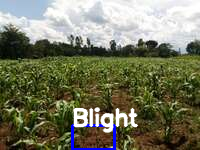
#> input picture images/bad/1734024085261.png, 200 x 150 px, found by its file name; its folder holds only this picture in this run
$ jupyter execute --allow-errors cluster.ipynb
#> lines starting #> are read from the running program, lines starting #| are printed output that depends on the picture
[cell 1]
import os
import cv2
import numpy as np
import matplotlib.pyplot as plt
from sklearn.cluster import KMeans
from sklearn.decomposition import PCA
from sklearn.preprocessing import StandardScaler

[cell 2]
def load_images_from_subfolders(folder_path):
    images = []
    labels = []
    crop_types = os.listdir(folder_path)

    for crop_type in crop_types:
        crop_folder = os.path.join(folder_path, crop_type)
        if os.path.isdir(crop_folder):
            for filename in os.listdir(crop_folder):
                img_path = os.path.join(crop_folder, filename)
                img = cv2.imread(img_path)
#> img is the input picture: shape (150, 200, 3); mean B, G, R 95.8, 118.8, 117.4
                if img is not None:
                    img = cv2.resize(img, (256, 256))
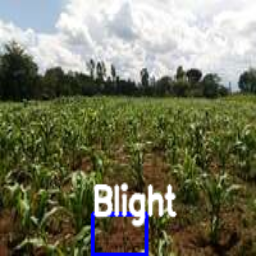
#> img: shape (256, 256, 3); mean B, G, R 95.7, 118.7, 117.2
                    images.append(img)
                    labels.append(crop_type)
                else:
                    print (img_path)
#> pass 2 of the loop in load_images_from_subfolders, `for crop_type in crop_types:`:
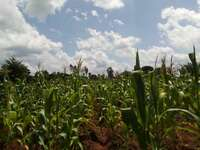
#> input picture images/good/1734024079589.png, 200 x 150 px, found by its file name
#> in load_images_from_subfolders, img is the input picture: shape (150, 200, 3); mean B, G, R 100.8, 116.2, 111.9
#> in load_images_from_subfolders, `img = cv2.resize(img, (256, 256))`:
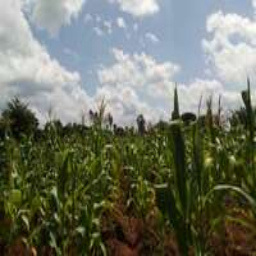
#> img: shape (256, 256, 3); mean B, G, R 100.7, 116.1, 111.8
    print(f"Loaded {len(images)} images from {len(crop_types) - 1} crop types.")
#| Loaded 2 images from 1 crop types.
    return images, labels


# [10 lines left out: function extract_features, not called in this run]

# Principle Component Analysis amongus
# Maximizes variance while minimizing features/axis
# by construcing a covariance matrix of features
# then finding the eigenvalue, the variance of the new axises / principle component
# and the eigenvector which is the direction of the new axises
# top 50 components are now axises
# project og data onto axises
# Try consolidating data instead??
# Look into adjacency-relevant histogram specific methods
def apply_pca(features, n_components=50):
    pca = PCA(n_components=n_components)
    reduced_features = pca.fit_transform(features)
    print(f"Reduced features to {n_components} dimensions.")
    return reduced_features


# [28 lines left out: functions cluster_images, plot_clusters, not called in this run]

[cell 3]
# [23 lines left out: function plot_histogram, not called in this run]

[cell 4]
def chunk_histogram(hist, chunk_size=2):
    # Reshape histogram into 8x8x8
    reshaped_hist = hist.reshape(20, 20, 20)

    # Initialize chunked histogram
    chunked_hist = np.zeros((int(20/chunk_size), int(20/chunk_size), int(20/chunk_size)))

    # Chunk by averaging adjacent bins in 2x2x2 blocks
    for i in range(0, 20, chunk_size):
        for j in range(0, 20, chunk_size):
            for k in range(0, 20, chunk_size):
                chunk = reshaped_hist[i:i+chunk_size, j:j+chunk_size, k:k+chunk_size]
                chunked_hist[i//chunk_size, j//chunk_size, k//chunk_size] = np.mean(chunk)

    return chunked_hist.flatten() # Flatten back to a 1D vector

# Feature extraction with bin chunking
def extract_features(images, chunk_size=2, isShow=False):
    features = []
    i = 0
    for img in images:
        hist = cv2.calcHist([img], [0, 1, 2], None, [20, 20, 20], [0, 256, 0, 256, 0, 256])
        hist = cv2.normalize(hist, hist).flatten()  # Normalize and flatten
        # Chunk the histogram to reduce the number of bins
        chunked_hist = chunk_histogram(hist, chunk_size=chunk_size)
        #if i % 70 == 0:
        if isShow:
            plot_histogram(chunked_hist)
        features.append(chunked_hist)
        i += 1
    print(f"Extracted features for {len(features)} images.")
    return np.array(features)

[cell 5]
# [4 lines of commented-out code are left out]

[cell 6]
folder_path = '/Users/johnxu/Documents/VSCode/Drone/images'
images, true_labels = load_images_from_subfolders(folder_path)
#> images = 2 items; true_labels = ['bad', 'good']
unique_crop_types = list(set(true_labels))
#> unique_crop_types = ['bad', 'good']
n_clusters = len(unique_crop_types)
#> n_clusters = 2

[cell 7]
features = extract_features(images, chunk_size=2)
#> the loop in extract_features, `for img in images:` made 2 passes
#> i on passes 1 to 2: 1, 2
#> after the loop in extract_features, `for img in images:`: features = 2 items; i = 2
#| Extracted features for 2 images.

[cell 8]
scaler = StandardScaler() #mean 0 std 1
scaled_features = scaler.fit_transform(features)

#> (the rest of this cell did not finish here and is left out)


#> (a cell that did not finish here is left out)

#> (a cell that did not finish here is left out)

[cell 11]
i = 0
collective = []
#> (the rest of this cell did not finish here and is left out)

[cell 12]
features = extract_features(collective, chunk_size=2, isShow=True)
#| Extracted features for 0 images.
#> features = empty array

[cell 13]
#export GOOGLE_APPLICATION_CREDENTIALS="drone-app-440214-2b7e3b8228ab.json";

[cell 14]
# [26 lines of commented-out code are left out]

[cell 15]
import os
import cv2
import numpy as np
from sklearn.preprocessing import StandardScaler
from sklearn.decomposition import PCA
from sklearn.cluster import KMeans
from sklearn.metrics import silhouette_score, adjusted_rand_score

def load_images_from_subfolders(folder_path):
    images = []
    labels = []
    crop_types = os.listdir(folder_path)

    for crop_type in crop_types:
        crop_folder = os.path.join(folder_path, crop_type)
        if os.path.isdir(crop_folder):
            for filename in os.listdir(crop_folder):
                img_path = os.path.join(crop_folder, filename)
                img = cv2.imread(img_path)
                if img is not None:
                    img = cv2.resize(img, (256, 256))
                    images.append(img)
                    labels.append(crop_type)
                else:
                    print(f"Could not load image: {img_path}")
#> pass 2 of the loop in load_images_from_subfolders, `for crop_type in crop_types:`:
    print(f"Loaded {len(images)} images from {len(crop_types) - 1} crop types.")
#| Loaded 2 images from 1 crop types.
    return images, labels

def extract_features(images, chunk_size=2):
    features = []
    for img in images:
        # Iterate through color channels with variable chunk size
        hist = cv2.calcHist([img], [0, 1, 2], None, [chunk_size, chunk_size, chunk_size], [0, 256, 0, 256, 0, 256])
        hist = cv2.normalize(hist, hist).flatten()
        features.append(hist)
    return np.array(features)

def tune_parameters(folder_path):
    # Load images
    images, true_labels = load_images_from_subfolders(folder_path)
#> images = 2 items; true_labels = ['bad', 'good']
    unique_crop_types = list(set(true_labels))
#> unique_crop_types = ['bad', 'good']
    n_clusters = len(unique_crop_types)
#> n_clusters = 2


    chunk_sizes = [2, 4, 8, 16]
    n_components_range = [20, 35, 40, 45, 50]

    # Storage for results
    results = []

    for chunk_size in chunk_sizes:
        for n_components in n_components_range:
            try:

                features = extract_features(images, chunk_size=chunk_size)


                scaler = StandardScaler()
                scaled_features = scaler.fit_transform(features)

                pca = PCA(n_components=n_components)
                reduced_features = pca.fit_transform(scaled_features)

                kmeans = KMeans(n_clusters=n_clusters, random_state=42)
                cluster_labels = kmeans.fit_predict(reduced_features)

                # Evaluation metrics
                silhouette = silhouette_score(reduced_features, cluster_labels)


                try:
                    rand_index = adjusted_rand_score(true_labels, cluster_labels)
                except ValueError:
                    rand_index = None

                # Store results
                results.append({
                    'chunk_size': chunk_size,
                    'n_components': n_components,
                    'silhouette_score': silhouette,
                    'rand_index': rand_index
                })

                print(f"Chunk Size: {chunk_size}, PCA Components: {n_components}")
                print(f"Silhouette Score: {silhouette}")
                if rand_index is not None:
                    print(f"Adjusted Rand Index: {rand_index}")
                print("---")

            except Exception as e:
                print(f"Error with chunk_size {chunk_size}, n_components {n_components}: {e}")
#> after the loop, results = []

    # Find best parameters
    best_result = max(results, key=lambda x: x['silhouette_score'])
    print("\nBEST PARAMETERS:")
    print(f"Chunk Size: {best_result['chunk_size']}")
    print(f"PCA Components: {best_result['n_components']}")
    print(f"Silhouette Score: {best_result['silhouette_score']}")

    return results

# Run parameter tuning
folder_path = '/Users/johnxu/Documents/VSCode/Drone/images'
#> (the rest of this cell did not finish here and is left out)
